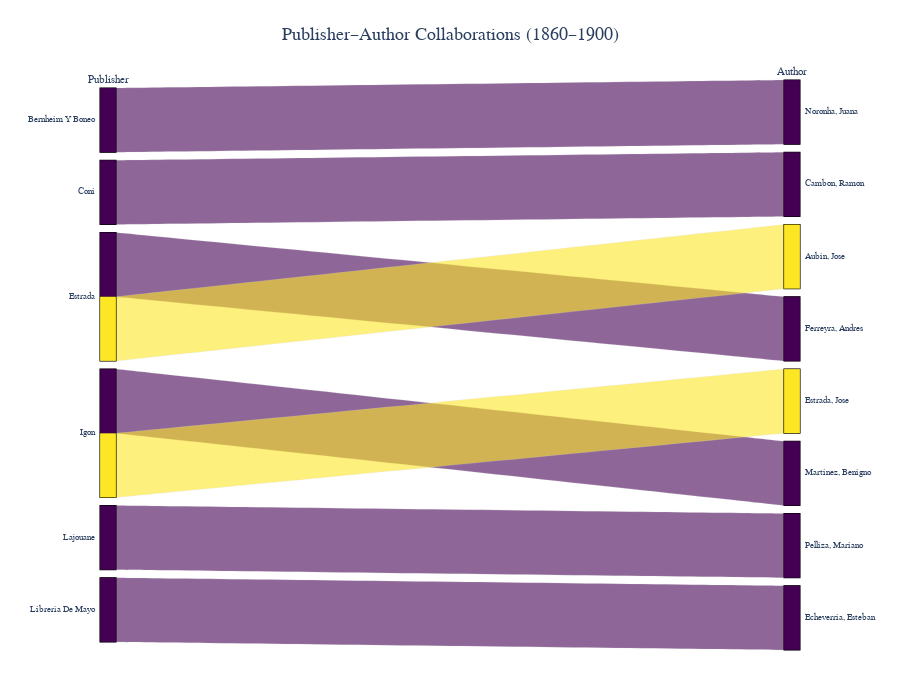

Here is the notebook cell this chart was saved with:
### Markdown cell above
#### Alluvial plot of Publishers vs Authors for decades

### Code cell
fig = px.parallel_categories(
    df.explode('Authors')
      .query('(Year >= 1860) & (Year < 1900)')
      .groupby(['Publisher', 'Authors'])
      .size()
      .reset_index(name='count'),
    dimensions=['Publisher', 'Authors'],
    color='count',
    color_continuous_scale=px.colors.sequential.Viridis,
    labels={'Publisher': 'Publisher', 'Authors': 'Author', 'count': 'Books Count'},
)


fig.update_layout(
    title=dict(
        text="Publisher–Author Collaborations (1860–1900)",
        x=0.5,
        xanchor='center',
        font=dict(size=18, family='Arial Black')
    ),
    font=dict(size=11, family='Arial'),
    coloraxis_colorbar=dict(
        title="Books Count",
        tickfont=dict(size=10)
    ),
    paper_bgcolor='white',
    plot_bgcolor='white',
    margin=dict(l=60, r=60, t=80, b=50),
    height=700,
    dragmode=False, 
    coloraxis_showscale=False
)

fig.show()

### Figure 1 — Plotly figure (JSON) as saved in the notebook; plotly's stock layout.template omitted (floating-point values rounded to 4 significant figures)
{"data": [{"dimensions": [{"label": "Publisher", "values": ["Bernheim Y Boneo", "Coni", "Estrada", "Estrada", "Igon", "Igon", "Lajouane", "Librería De Mayo"]}, {"label": "Author", "values": ["Noronha, Juana", "Cambon, Ramon", "Aubin, Jose", "Ferreyra, Andres", "Estrada, Jose", "Martinez, Benigno", "Pelliza, Mariano", "Echeverria, Esteban"]}], "domain": {"x": [0, 1], "y": [0, 1]}, "line": {"color": [1, 1, 2, 1, 2, 1, 1, 1], "coloraxis": "coloraxis"}, "name": "", "type": "parcats"}], "layout": {"coloraxis": {"colorbar": {"tickfont": {"size": 10}, "title": {"text": "Books Count"}}, "colorscale": [[0, "#440154"], [0.1111, "#482878"], [0.2222, "#3e4989"], [0.3333, "#31688e"], [0.4444, "#26828e"], [0.5556, "#1f9e89"], [0.6667, "#35b779"], [0.7778, "#6ece58"], [0.8889, "#b5de2b"], [1, "#fde725"]], "showscale": false}, "dragmode": false, "font": {"family": "Arial", "size": 11}, "height": 700, "legend": {"tracegroupgap": 0}, "margin": {"b": 50, "l": 60, "r": 60, "t": 80}, "paper_bgcolor": "white", "plot_bgcolor": "white", "title": {"font": {"family": "Arial Black", "size": 18}, "text": "Publisher–Author Collaborations (1860–1900)", "x": 0.5, "xanchor": "center"}}}
